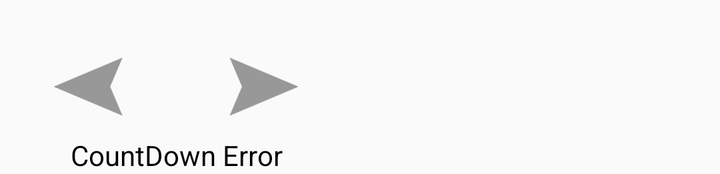
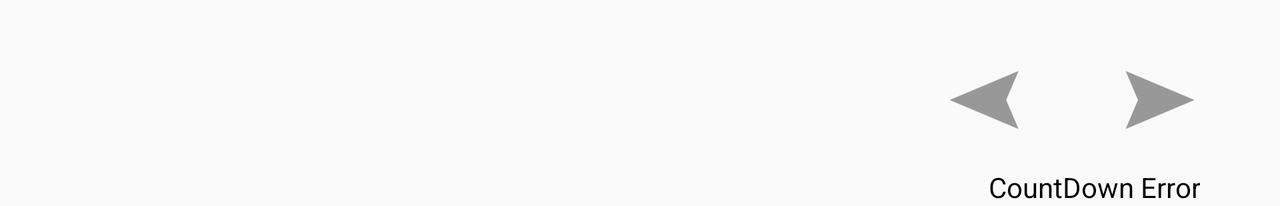

An Android layout and its configuration variant, each rendered on a device that would load it. The default file and the variant file are quoted in full after the pictures.
<!-- AndroidManifest.xml: application theme AppTheme -->
<!-- res/layout/header_view_controls.xml -->
<?xml version="1.0" encoding="utf-8"?>
<RelativeLayout xmlns:android="http://schemas.android.com/apk/res/android"
    android:id="@+id/relativelayout_controls_frame"
    android:layout_width="wrap_content"
    android:layout_height="wrap_content"
    android:gravity="center"
    android:visibility="visible" >

    <LinearLayout
        android:id="@+id/linearlayout_buttons"
        android:layout_width="wrap_content"
        android:layout_height="wrap_content"
        android:layout_centerInParent="true" >

        <ImageButton
            android:id="@+id/image_button_previous_talk"
            style="?android:borderlessButtonStyle"
            android:layout_width="wrap_content"
            android:layout_height="wrap_content"
            android:src="@drawable/ic_previous_arrow" />

        <ImageButton
            android:id="@+id/image_button_next_talk"
            style="?android:borderlessButtonStyle"
            android:layout_width="wrap_content"
            android:layout_height="wrap_content"
            android:src="@drawable/ic_next_arrow" />
    </LinearLayout>

    <TextView
        android:id="@+id/textview_stop_time"
        android:layout_width="wrap_content"
        android:layout_height="wrap_content"
        android:layout_alignBottom="@+id/linearlayout_buttons"
        android:layout_alignRight="@+id/linearlayout_buttons"
        android:layout_margin="8dp"
        android:gravity="center_vertical"
        android:text="Stop Time Error"
        android:textAppearance="?android:attr/textAppearanceSmall"
        android:textColor="@color/Text"
        android:visibility="invisible" />

    <TextView
        android:id="@+id/textview_start_time"
        android:layout_width="wrap_content"
        android:layout_height="wrap_content"
        android:layout_alignBottom="@+id/linearlayout_buttons"
        android:layout_alignLeft="@+id/linearlayout_buttons"
        android:layout_margin="8dp"
        android:gravity="center_vertical"
        android:text="Start Time Error"
        android:textAppearance="?android:attr/textAppearanceSmall"
        android:textColor="@color/Text"
        android:visibility="invisible" />

    <TextView
        android:id="@+id/textview_countdown"
        android:layout_width="wrap_content"
        android:layout_height="wrap_content"
        android:layout_alignLeft="@+id/linearlayout_buttons"
        android:layout_alignRight="@+id/linearlayout_buttons"
        android:layout_below="@+id/linearlayout_buttons"
        android:layout_centerHorizontal="true"
        android:gravity="center"
        android:text="CountDown Error"
        android:textColor="@color/Text" />

</RelativeLayout>
<!-- resources referenced by this layout -->
<resources>
  <color name="Text">#50371F</color>
  <!-- drawable ic_next_arrow: png bitmap (drawable-hdpi, 827 bytes) -->
  <!-- drawable ic_previous_arrow: png bitmap (drawable-hdpi, 857 bytes) -->
  <style name="AppTheme" parent="AppBaseTheme">
          
      </style>
  <style name="AppBaseTheme" parent="Theme.AppCompat.Light">
          
      </style>
</resources>
<!-- res/layout-land/header_view_controls.xml (the repository's variant of the layout above) -->
<!-- drawn on the phone turned sideways -->
<?xml version="1.0" encoding="utf-8"?>
<RelativeLayout xmlns:android="http://schemas.android.com/apk/res/android"
    android:id="@+id/relativelayout_controls_frame"
    android:layout_width="wrap_content"
    android:layout_height="wrap_content"
    android:gravity="right"
    android:paddingRight="16dp"
    android:paddingTop="16dp"
    android:visibility="visible" >

    <LinearLayout
        android:id="@+id/linearlayout_buttons"
        android:layout_width="wrap_content"
        android:layout_height="wrap_content"
        android:layout_alignParentRight="true"
        android:layout_alignParentTop="true" >

        <ImageButton
            android:id="@+id/image_button_previous_talk"
            style="?android:borderlessButtonStyle"
            android:layout_width="wrap_content"
            android:layout_height="wrap_content"
            android:src="@drawable/ic_previous_arrow" />

        <ImageButton
            android:id="@+id/image_button_next_talk"
            style="?android:borderlessButtonStyle"
            android:layout_width="wrap_content"
            android:layout_height="wrap_content"
            android:src="@drawable/ic_next_arrow" />
    </LinearLayout>

    <TextView
        android:id="@+id/textview_countdown"
        android:layout_width="wrap_content"
        android:layout_height="wrap_content"
        android:layout_alignLeft="@+id/linearlayout_buttons"
        android:layout_alignRight="@+id/linearlayout_buttons"
        android:layout_below="@+id/linearlayout_buttons"
        android:layout_marginRight="24dp"
        android:gravity="right"
        android:text="CountDown Error"
        android:textColor="@color/Text" />

</RelativeLayout>
